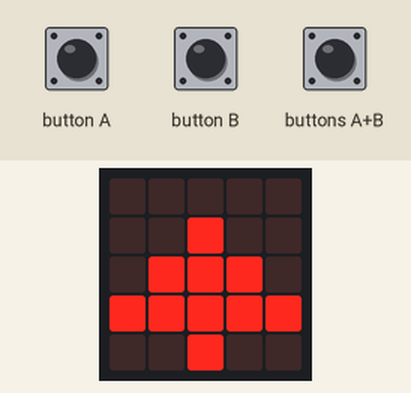
Recording of a program running on a simulated BBC micro:bit (MakeCode). Shown: the board's 5×5 LED display. The test bench sets the inputs (shaded band).

Above: at 1.2 s.
1.3 s: button A pressed for 1.3 s
At 2.2 s:
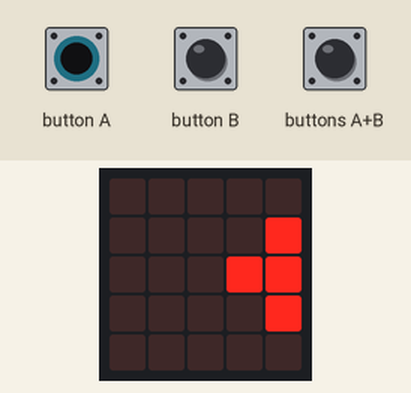
4.3 s: button B pressed for 3.2 s
At 5.82 s:
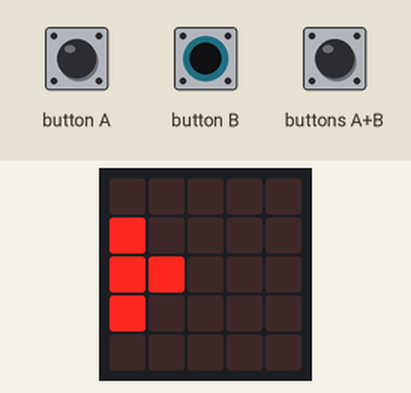
9.0 s: buttons A+B pressed for 1.3 s
At 9.45 s:
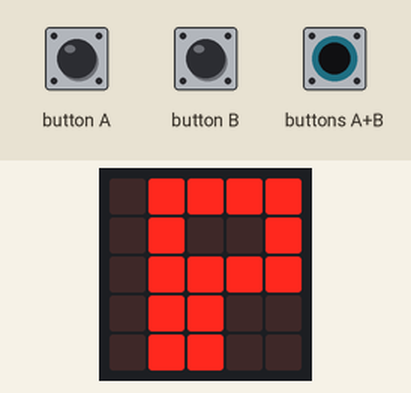
11.8 s: button B pressed for 1.3 s
At 13.48 s:
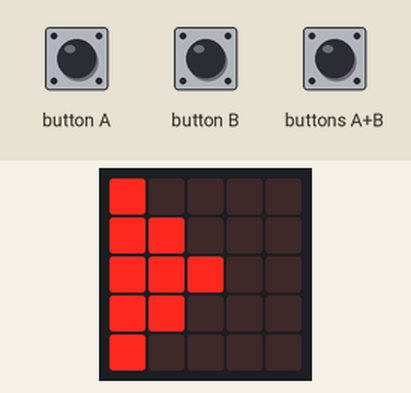
15.1 s: buttons A+B pressed for 3.2 s
At 16.7 s:
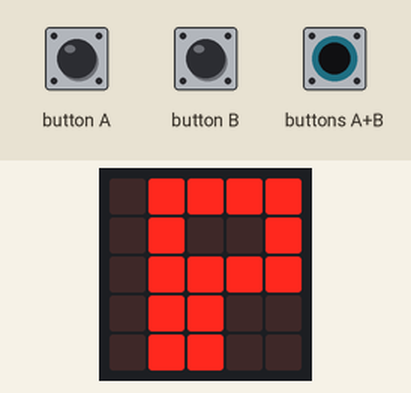
Timing chart, 0 to 18.2 s (numbered marks = the images above; inputs shaded):
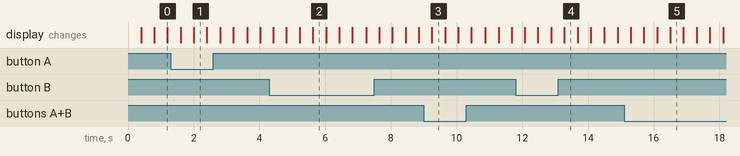

The program:

main.ts
```typescript
basic.forever(function () {
    basic.showLeds(`
        . . . . .
        . . . . .
        . . . . .
        . . # . .
        . # # # .
        `)
    basic.showLeds(`
        . . . . .
        . . . . .
        . . # . .
        . # # # .
        # # # # #
        `)
    basic.showLeds(`
        . . . . .
        . . # . .
        . # # # .
        # # # # #
        . . # . .
        `)
    basic.showLeds(`
        . . # . .
        . # # # .
        # # # # #
        . . # . .
        . . # . .
        `)
    basic.showLeds(`
        . . . . .
        . . . . .
        . . . . .
        . . . . .
        . . . . .
        `)
    basic.clearScreen()
    while (input.buttonIsPressed(Button.AB)) {
        basic.showLeds(`
            . # # # #
            . # . . #
            . # # # #
            . # # . .
            . # # . .
            `)
        basic.showLeds(`
            . . . . .
            . . . . .
            . . . . .
            . . . . .
            . . . . .
            `)
        basic.clearScreen()
    }
    if (input.buttonIsPressed(Button.A)) {
        basic.showLeds(`
            . . . . .
            . . . . #
            . . . # #
            . . . . #
            . . . . .
            `)
        basic.showLeds(`
            . . . . #
            . . . # #
            . . # # #
            . . . # #
            . . . . #
            `)
        basic.showLeds(`
            . . # . .
            . # # . .
            # # # # #
            . # # . .
            . . # . .
            `)
        basic.showLeds(`
            . . . . .
            . . . . .
            . . . . .
            . . . . .
            . . . . .
            `)
    } else {
        if (input.buttonIsPressed(Button.B)) {
            basic.showLeds(`
                . . . . .
                # . . . .
                # # . . .
                # . . . .
                . . . . .
                `)
            basic.showLeds(`
                # . . . .
                # # . . .
                # # # . .
                # # . . .
                # . . . .
                `)
            basic.showLeds(`
                . . # . .
                . . # # .
                # # # # #
                . . # # .
                . . # . .
                `)
            basic.showLeds(`
                . . . . .
                . . . . .
                . . . . .
                . . . . .
                . . . . .
                `)
        }
    }
})
```

test.ts
```typescript
// aquí va el archivo "tests"; esto no se compilará cuando este paquete se utilice como una extensión.
```

Measured:
- after the input at 1.3 s, the display: first differs from a run without the input after 0.70 s (image 1)
- after the input at 4.3 s, the display: first differs from a run without the input after 1.3 s (image 2)
- after the input at 9.0 s, the display: changes after 0.25 s (image 3)
- after the input at 11.8 s, the display: first differs from a run without the input after 1.1 s (image 4 shows a later state)
- after the input at 15.1 s, the display: first differs from a run without the input after 1.4 s (image 5)
- what the display in image 0 shows lasts 0.4 s, from 0.8 s to 1.2 s
